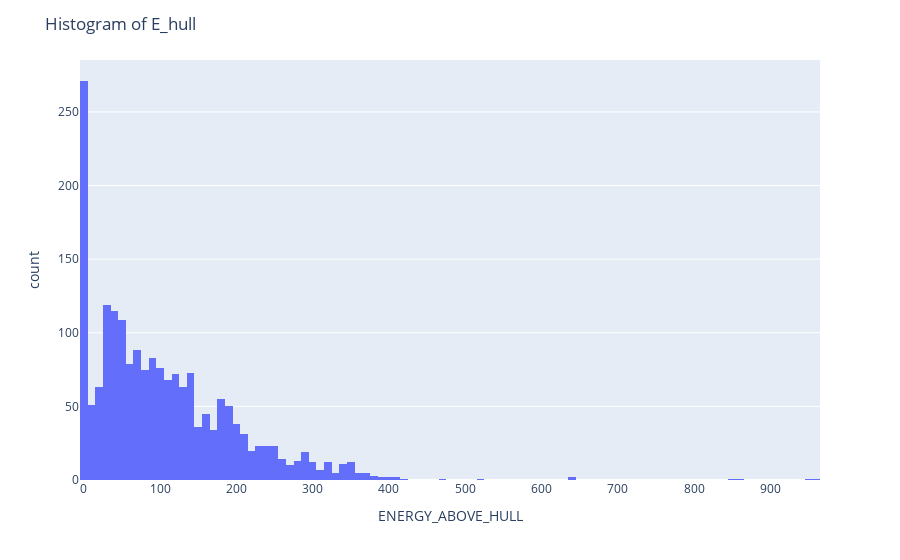

The notebook cell saved with this chart:
### Markdown cell above
### Energy above hull ($E_{hull}$)

The histogram below shows the distribution of $E_{hull}$ for all perovskites in the dataset, among which 514 are stable and 1412 are unstable.

### Code cell
hist = px.histogram(df, x="ENERGY_ABOVE_HULL")
hist.update_layout(title_text=f"Histogram of E_hull")
hist.show()

### Figure 1 — Plotly figure (JSON) as saved in the notebook; plotly's stock layout.template omitted (floating-point values rounded to 4 significant figures; data arrays with more than 128 entries replaced by an {"elided": "..."} marker saying what was removed)
{"data": [{"alignmentgroup": "True", "bingroup": "x", "hovertemplate": "ENERGY_ABOVE_HULL=%{x}<br>count=%{y}<extra></extra>", "legendgroup": "", "marker": {"color": "#636efa", "pattern": {"shape": ""}}, "name": "", "offsetgroup": "", "orientation": "v", "showlegend": false, "type": "histogram", "x": {"elided": "1926 float values"}, "xaxis": "x", "yaxis": "y"}], "layout": {"barmode": "relative", "legend": {"tracegroupgap": 0}, "margin": {"t": 60}, "title": {"text": "Histogram of E_hull"}, "xaxis": {"anchor": "y", "domain": [0, 1], "title": {"text": "ENERGY_ABOVE_HULL"}}, "yaxis": {"anchor": "x", "domain": [0, 1], "title": {"text": "count"}}}}
